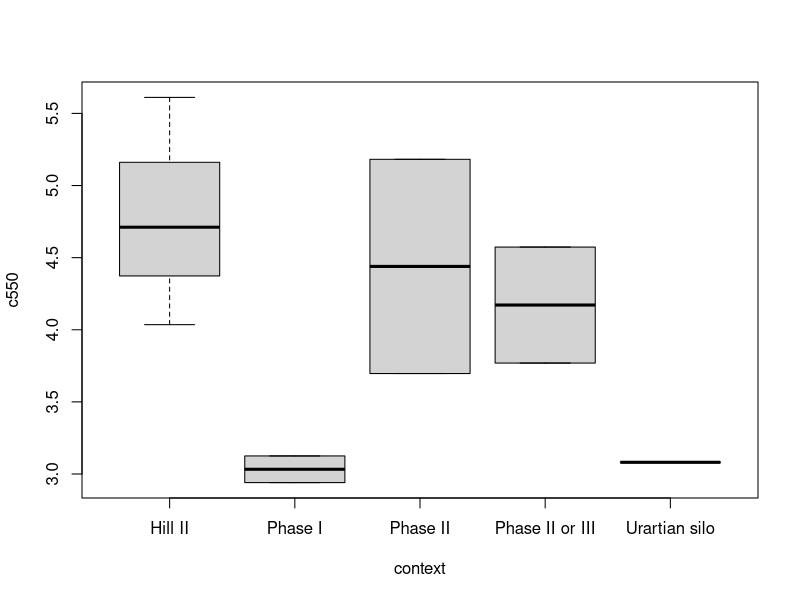
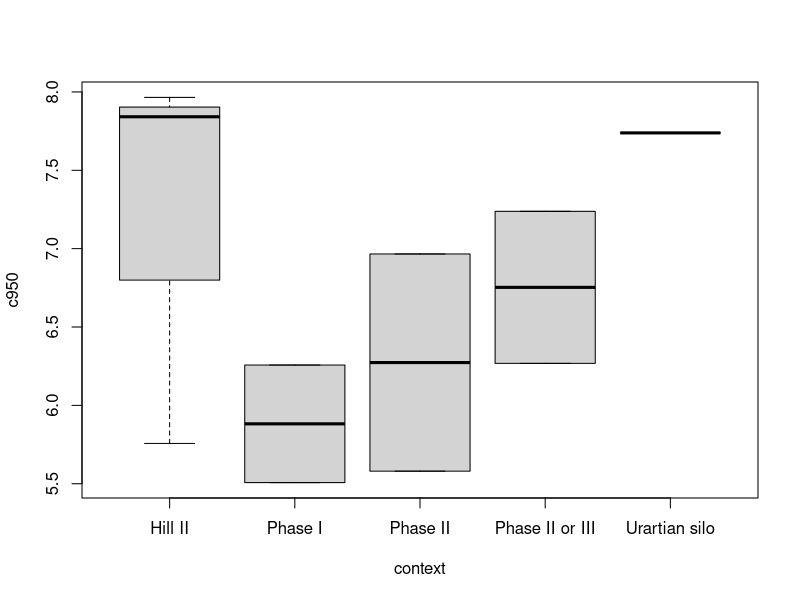
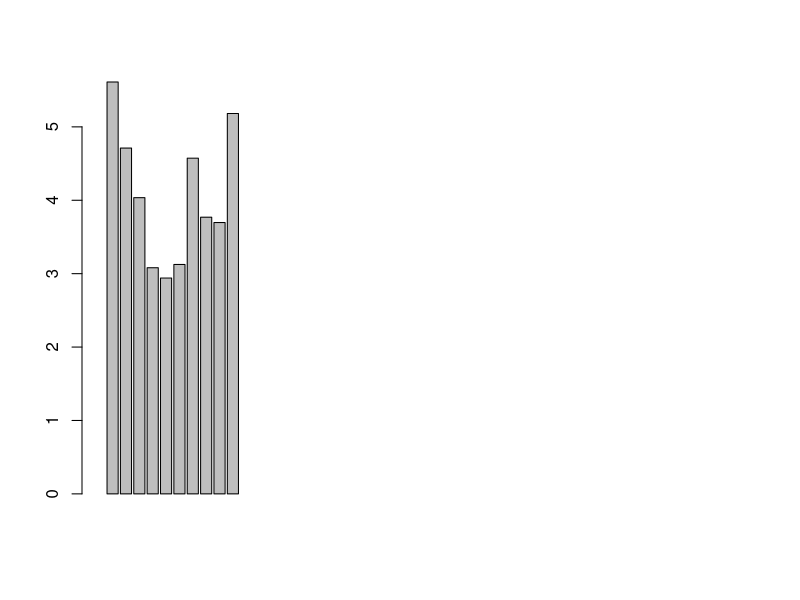
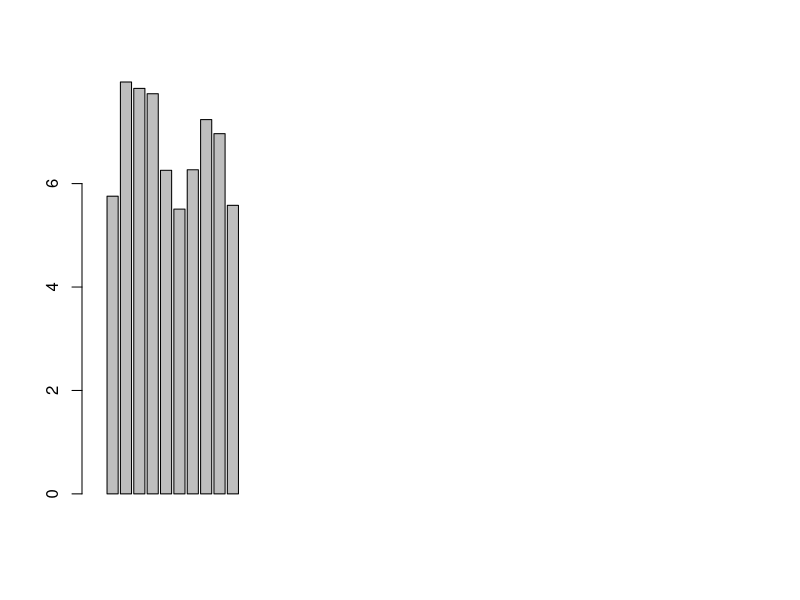
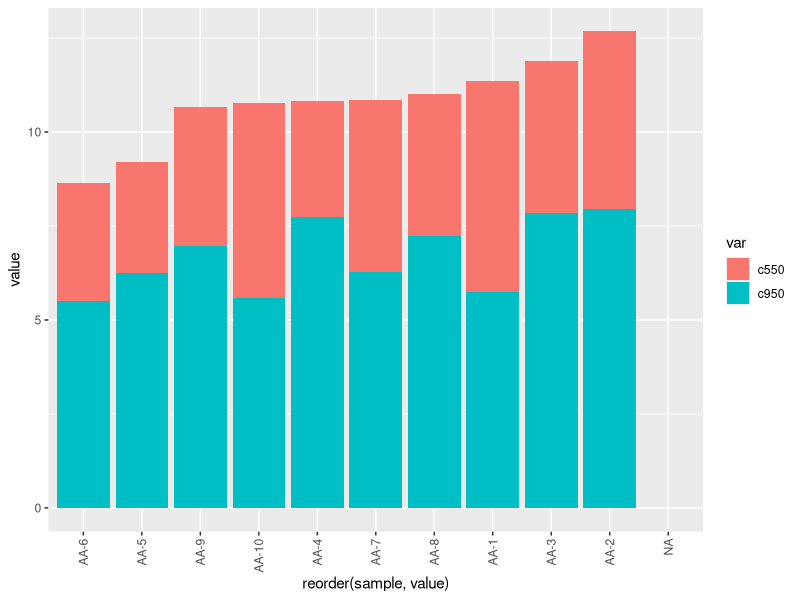
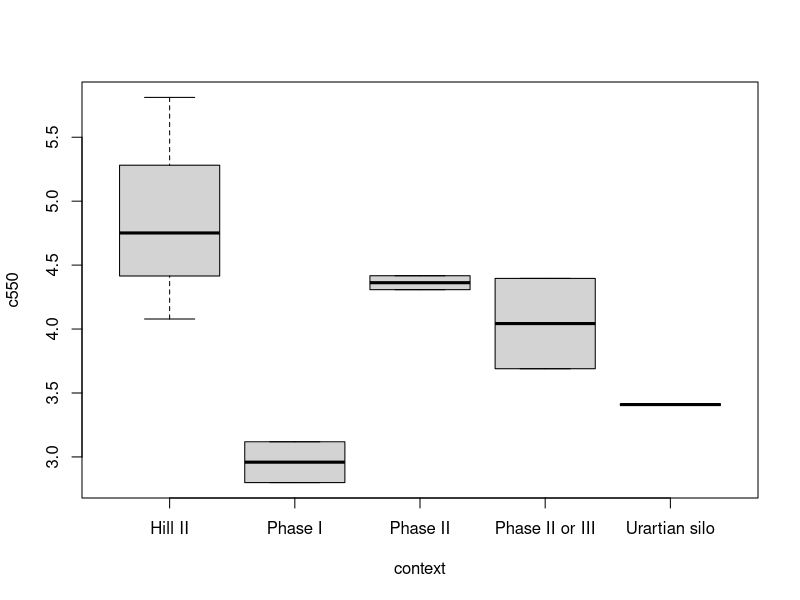
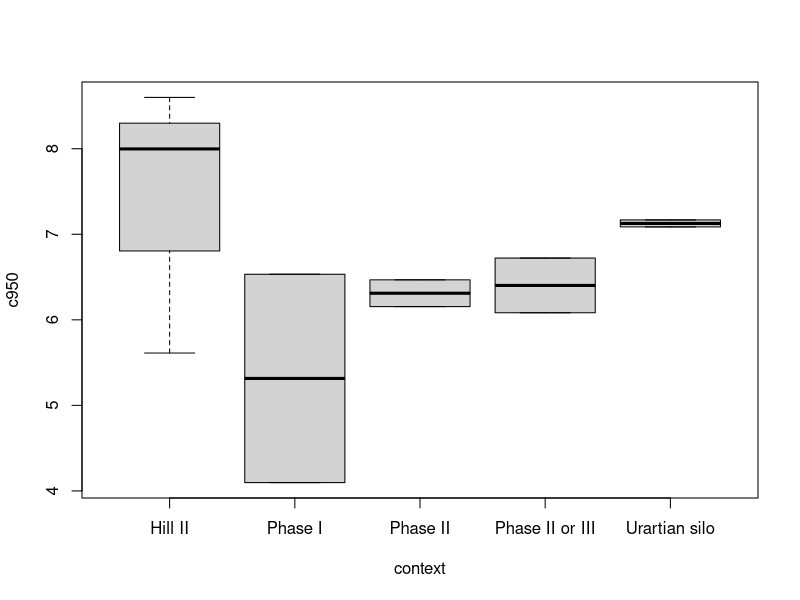
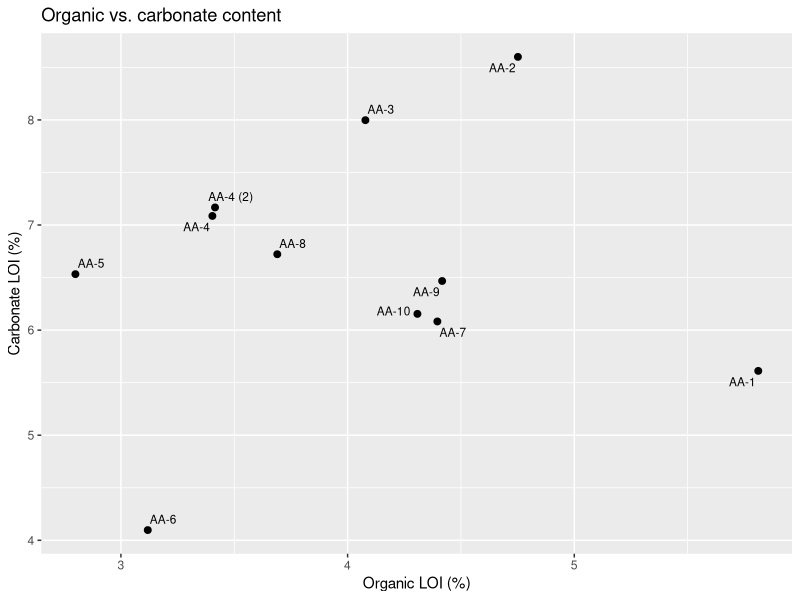

Write R code to recreate these figures, in order.
## ---- chunk 1
# Libraries
library(openxlsx); 
library(dplyr); 
library(ggplot2); 
library(ggrepel);
library(tidyr); 

loi <- read.xlsx("data/loi_AA.xlsx", sep=";")
tga <- read.xlsx("data/tga_AA.xlsx", sep=";")

summary(loi)
summary(tga)

# Remove rows containing words 'kekkila' (internal standard)
tga <- filter(tga, !grepl('kekkila', Name))

# TGA character columns to numeric
tga[, c(4:7)] <- sapply(tga[, c(4:7)], as.numeric)

# Sample names as rownames
rownames(loi) <- loi$sample
rownames(tga) <- tga$Name

# Creating new columns for analysis by subtracting crucible mass;
# "dry" (sample mass after drying)
# "c550" (sample mass after 550 C)
# "c950" (sample mass after 950 C)
loi$dry <- (loi$dry_weight - loi$crucible)
loi$c550mass <- (loi$after_550_C - loi$crucible)
loi$c950mass <- (loi$after_950_C - loi$crucible)

loi$c550 <- (loi$dry - loi$c550mass)/(loi$dry) * 100
loi$c950 <- (loi$c550mass - loi$c950mass)/(loi$c550mass) * 100

# Same with TGA
tga$c550 <- (tga$Dry - tga$Mass_550)/(tga$Dry) * 100
tga$c950 <- (tga$Mass_550 - tga$Mass_950)/(tga$Mass_550) * 100

## ---- chunk 2
# Distribution of LOI in 550 C (1) and 950 C (2)
boxplot(c550~context, data=loi)
boxplot(c950~context, data=loi)

# boxplot.stats gives us the lower whisker or minimum, the interquartile range of the middle (the second and fourth values), the median (third value) and the upper whisker or maximum. 
boxplot.stats(loi$c950)

# The two high carbonate outliers are both AY-53 (two different measurements to make sure the first batch wasn't misleading)

# Removing duplicates from the next graph
rownames(loi)
loi <- subset(loi[1:47, ])

### ggplots later with context and type

barplot(loi$c550)
barplot(loi$c950)

# Stacked barplot (x = reorder(sample, LOI))
loi_long = gather(loi, key = var, value = value, c550, c950)

ggplot(loi_long, aes(x = reorder(sample, value), y = value, fill = var)) +
  geom_bar(stat = 'identity', position = 'stack') + 
    theme(axis.text.x = element_text(angle = 90, vjust = 0.5, hjust=1))


## ---- chunk 3
# Distribution of LOI in 550 C (1) and 950 C (2)
boxplot(c550~context, data=tga)
boxplot(c950~context, data=tga)

# boxplot.stats gives us the lower whisker or minimum, the interquartile range of the middle (the second and fourth values), the median (third value) and the upper whisker or maximum. 
boxplot.stats(tga$c950)

# Removing duplicates from the next graph
#rownames(tga)
#loi <- subset(loi[1:47, ])

ggplot(tga, 
      aes(c550, c950, label = rownames(tga))) +
      geom_point(size=2) +
      geom_text_repel(size=3) + labs(title = "Organic vs. carbonate content") +
      xlab('Organic LOI (%)') +
      ylab('Carbonate LOI (%)') +
      theme(axis.title = element_text())
      
barplot(tga$c550)
barplot(tga$c950)

# Stacked barplot (x = reorder(sample, LOI))
tga_long = gather(tga, key = var, value = value, c550, c950)

ggplot(tga_long, aes(x = reorder(Name, value), y = value, fill = var)) +
  geom_bar(stat = 'identity', position = 'stack') + 
    theme(axis.text.x = element_text(angle = 90, vjust = 0.5, hjust=1))

